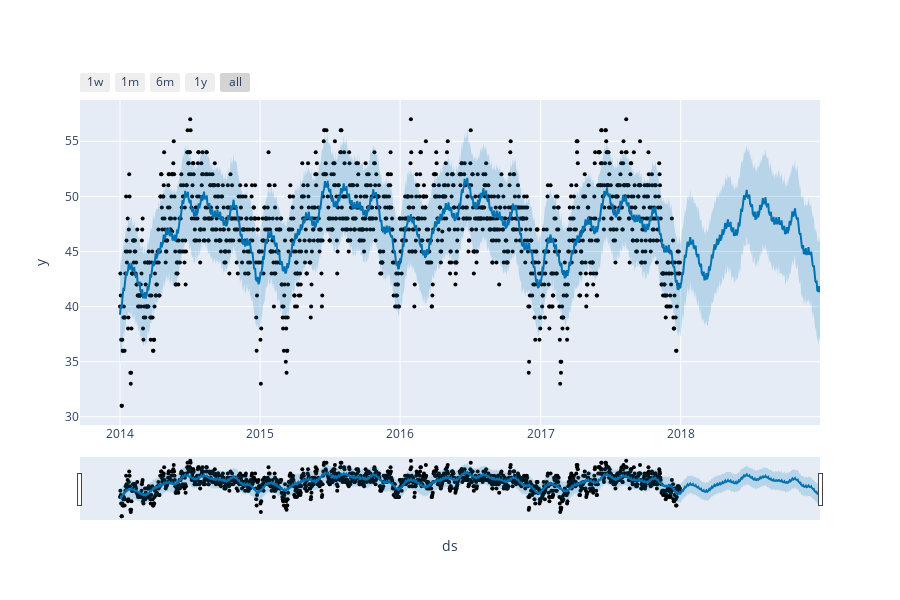

Write notebook code for a chart like this one.
### Code cell
plot_plotly(model, forecast)

### Figure 1 — Plotly figure (JSON) as saved in the notebook; plotly's stock layout.template omitted (floating-point values rounded to 4 significant figures; data arrays with more than 128 entries replaced by an {"elided": "..."} marker saying what was removed)
{"data": [{"marker": {"color": "black", "size": 4}, "mode": "markers", "name": "Actual", "type": "scatter", "x": {"elided": "1460 str values"}, "y": {"elided": "1460 float values"}}, {"hoverinfo": "skip", "line": {"width": 0}, "mode": "lines", "type": "scatter", "x": {"elided": "1825 str values"}, "y": {"elided": "1825 float values"}}, {"fill": "tonexty", "fillcolor": "rgba(0, 114, 178, 0.2)", "line": {"color": "#0072B2", "width": 2}, "mode": "lines", "name": "Predicted", "type": "scatter", "x": {"elided": "1825 str values"}, "y": {"elided": "1825 float values"}}, {"fill": "tonexty", "fillcolor": "rgba(0, 114, 178, 0.2)", "hoverinfo": "skip", "line": {"width": 0}, "mode": "lines", "type": "scatter", "x": {"elided": "1825 str values"}, "y": {"elided": "1825 float values"}}], "layout": {"height": 600, "showlegend": false, "width": 900, "xaxis": {"rangeselector": {"buttons": [{"count": 7, "label": "1w", "step": "day", "stepmode": "backward"}, {"count": 1, "label": "1m", "step": "month", "stepmode": "backward"}, {"count": 6, "label": "6m", "step": "month", "stepmode": "backward"}, {"count": 1, "label": "1y", "step": "year", "stepmode": "backward"}, {"step": "all"}]}, "rangeslider": {"visible": true}, "title": {"text": "ds"}, "type": "date"}, "yaxis": {"title": {"text": "y"}}}}
